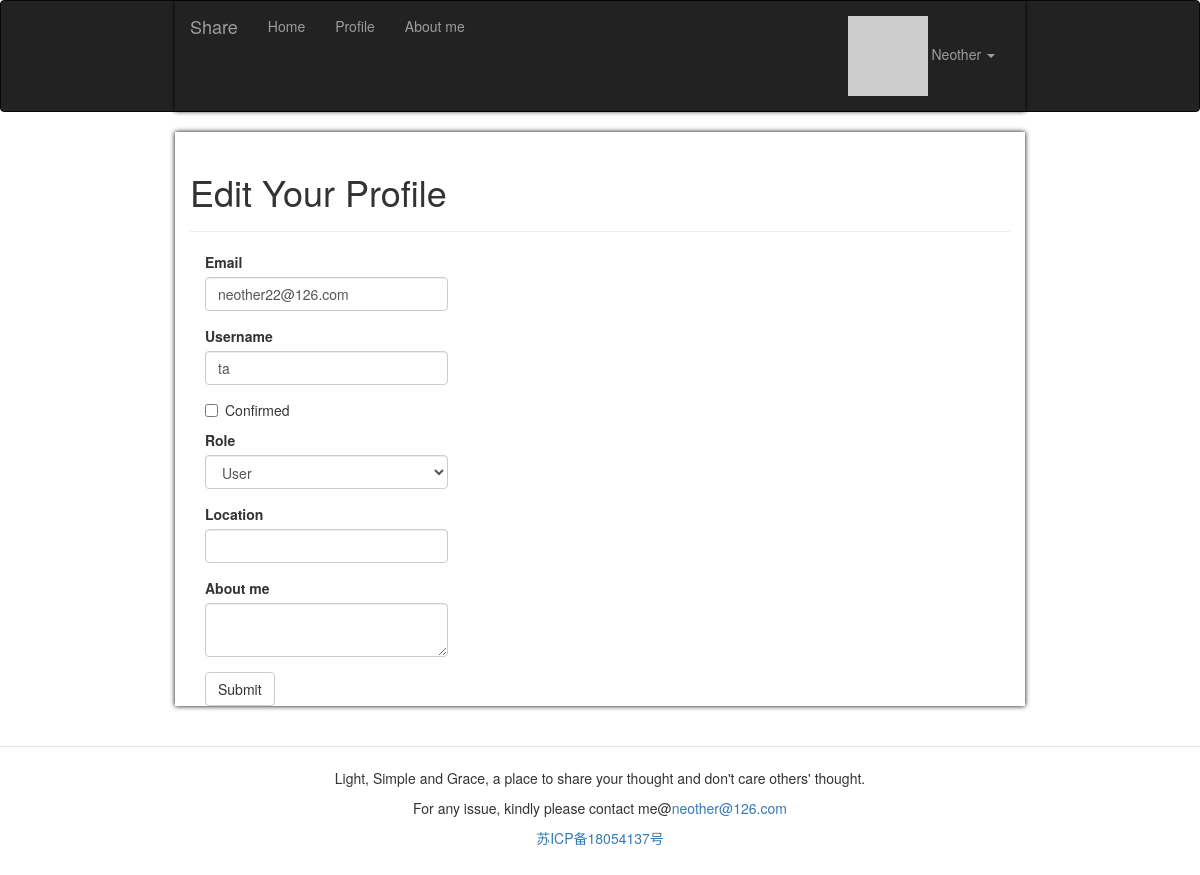
Page /edit-profile/40 (signed in) on the committed database.
### app/models.py (models this page shows, shortened)
class User(UserMixin, db.Model):
    __tablename__ = 'users'
    id = db.Column(db.Integer, primary_key=True)
    email = db.Column(db.String(64), unique=True, index=True)
    username = db.Column(db.String(64), unique=True, index=True)
    password_hash = db.Column(db.String(128))
    role_id = db.Column(db.Integer, db.ForeignKey('roles.id'))
    confirmed = db.Column(db.Boolean, default=False)
    showaboutme = db.Column(db.Boolean, default=False)
    location = db.Column(db.String(64))
    about_me = db.Column(db.Text())
    member_since = db.Column(db.DateTime(), default=datetime.utcnow)
    last_seen = db.Column(db.DateTime(), default=datetime.utcnow)
    avatar_hash = db.Column(db.String(32))
    posts = db.relationship('Post', backref='author',
                            lazy='dynamic', cascade='all, delete-orphan')
    comments = db.relationship('Comment', backref='author', lazy='dynamic')
    followed = db.relationship('Follow', foreign_keys=[Follow.follower_id], backref=db.backref(
        'follower', lazy='joined'), lazy='dynamic', cascade='all, delete-orphan')
    followers = db.relationship('Follow', foreign_keys=[Follow.followed_id], backref=db.backref(
        'followed', lazy='joined'), lazy='dynamic', cascade='all, delete-orphan')
    @property
    def password(self):
        raise AttributeError('password is not a readable attribute')
    @login_manager.user_loader
    def load_user(user_id):
        return User.query.get(int(user_id))
    def can(self, perm):
        return self.role is not None and self.role.has_permission(perm)
    def is_administrator(self):
        return self.can(Permission.ADMIN)
    def ping(self):
        self.last_seen = datetime.utcnow()
        db.session.add(self)
    def gravatar_hash(self):
        return hashlib.md5(self.email.lower().encode('utf-8')).hexdigest()
    def gravatar(self, size=100, default='identicon', rating='g'):
        url = 'https://secure.gravatar.com/avatar'
        hash = self.avatar_hash or self.gravatar_hash()
        return '{url}/{hash}?s={size}&d={default}&r={rating}'.format(
            url=url, hash=hash, size=size, default=default, rating=rating)

### app/main/views.py (the view, shortened to what this page needs)
@main.route('/edit-profile/<int:id>', methods=['GET', 'POST'])
@login_required
@admin_required
def edit_profile_admin(id):
    user = User.query.get_or_404(id)
    form = EditProfileAdminForm(user=user)
    form.email.data = user.email
    form.username.data = user.username
    form.confirmed.data = user.confirmed
    form.role.data = user.role_id
    form.location.data = user.location
    form.about_me.data = user.about_me
    return render_template('edit_profile.html', form=form, user=user)

### app/main/forms.py (shortened to what this page needs)
class EditProfileAdminForm(FlaskForm):
    email = StringField('Email', validators=[DataRequired(), Length(1, 64),
                                             Email()])
    username = StringField('Username', validators=[
        DataRequired(), Length(1, 64),
        Regexp('^[A-Za-z][A-Za-z0-9_.]*$', 0,
               'Usernames must have only letters, numbers, dots or '
               'underscores')])
    confirmed = BooleanField('Confirmed')
    role = SelectField('Role', coerce=int)
    location = StringField('Location', validators=[Length(0, 64)])
    about_me = TextAreaField('About me')
    submit = SubmitField('Submit')
    def __init__(self, user, *args, **kwargs):
        super(EditProfileAdminForm, self).__init__(*args, **kwargs)
        self.role.choices = [(role.id, role.name)
                             for role in Role.query.order_by(Role.name).all()]
        self.user = user

### app/auth/views.py (called while the page is built)
@auth.before_app_request
def before_request():
    if current_user.is_authenticated:
        current_user.ping()
        if not current_user.confirmed \
                and request.blueprint != 'auth' \
                and request.endpoint != 'static':
            return redirect(url_for('auth.unconfirmed'))

### app/main/__init__.py (called while the page is built)
@main.app_context_processor
def inject_permissions():
    return dict(Permission=Permission)

### app/models.py (called while the page is built)
    def has_permission(self, perm):
        return self.permissions & perm == perm

### app/templates/edit_profile.html (shortened to what this page needs)
{% extends "base.html" %}
{% import "bootstrap/wtf.html" as wtf %}
{% block page_content %}
<div class="page-header">
    <h1>Edit Your Profile</h1>
</div>
<div class="col-md-4">
    {{ wtf.quick_form(form) }}
</div>
{% endblock %}

### app/templates/base.html (shortened to what this page needs)
{% extends "bootstrap/base.html" %}
{% block head %}
    {{ super() }}
    <link rel="stylesheet" type="text/css" href="{{ url_for('static', filename='styles.css') }}">
{% endblock %}
{% block navbar %}
    <div class="navbar navbar-inverse" role="navigation">
        <div class="container">
            <div class="navbar-header">
                <a class="navbar-brand" href="{{ url_for('main.index') }}">Share</a>
            </div>
            <div class="navbar-collapse collapse">
                <ul class="nav navbar-nav">
                    <li><a href="{{ url_for('main.index') }}">Home</a></li>
                    {% if current_user.is_authenticated %}
                        <li><a href="{{ url_for('main.user', username=current_user.username) }}">Profile</a></li>
                    {% endif %}
                    <li><a href="{{ url_for('main.aboutme') }}">About me</a></li>
                </ul>
                <ul class="nav navbar-nav navbar-right">
                    {% if current_user.is_authenticated %}
                        <li class="dropdown">
                            <a href="#" class="dropdown-toggle" data-toggle="dropdown">
                                <img src="{{ current_user.gravatar(size=18) }}">
                                {{current_user.username}} <b class="caret"></b>
                            </a>
                        </li>
                    {% else %}
                        <li><a href="{{ url_for('auth.login') }}">Log In</a></li>
                    {% endif %}
                </ul>
            </div>
        </div>
    </div>
{% endblock %}
{% block content %}
    <div class="container">
        {% block page_content %}{% endblock %}
    </div>
     <div class="footer">
<br>
        <hr style="align:center;width:100%;height:1px;border:none;border-top:1px solid #E7E4E6;" />
	<p style="text-align:center;">Light, Simple and Grace, a place to share your thought and don't care others' thought.</p>
         <p style=" text-align:center;">For any issue, kindly please contact me@<a href="mailto:neother@126.com">neother@126.com</a></p>
        <p style="text-align:center;"><a href="http://www.miitbeian.gov.cn">苏ICP备18054137号</a></p>
	<br>
    </div>
{% endblock %}

### app/static/styles.css (style rules this page uses)
.container { padding-right: 15px; padding-left: 15px; margin-right: auto; margin-left: auto; box-shadow: black 0px 0px 5px; }
@media (min-width: 768px) { .container { width: 750px; } }
@media (min-width: 848px) { .container { width: 770px; } }
@media (min-width: 1200px) { .container { width: 850px; } }

### rows in the picture
User: username "Neother"
User: email "neother22@126.com", username "ta", role "User"
